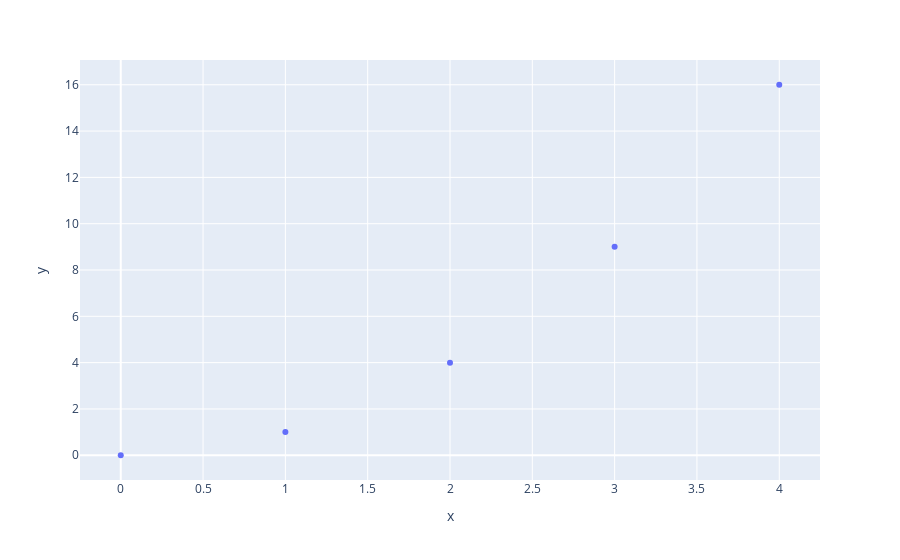
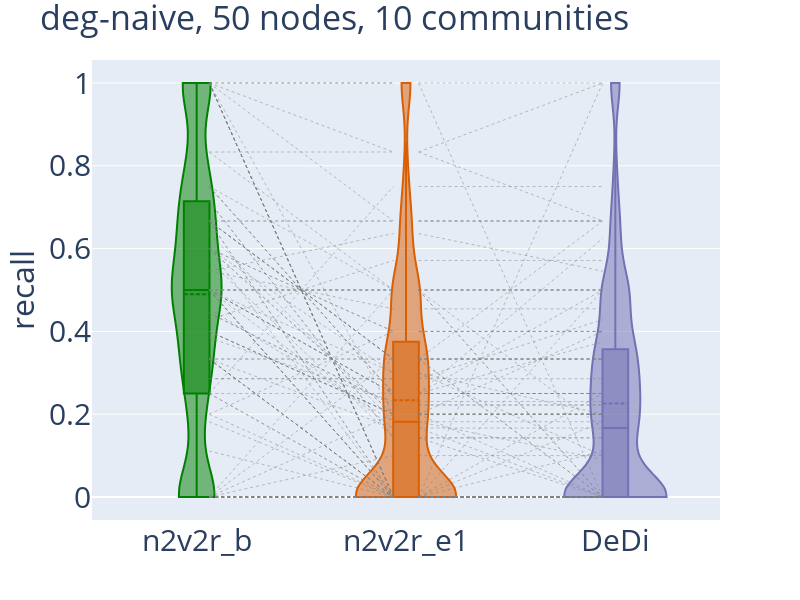
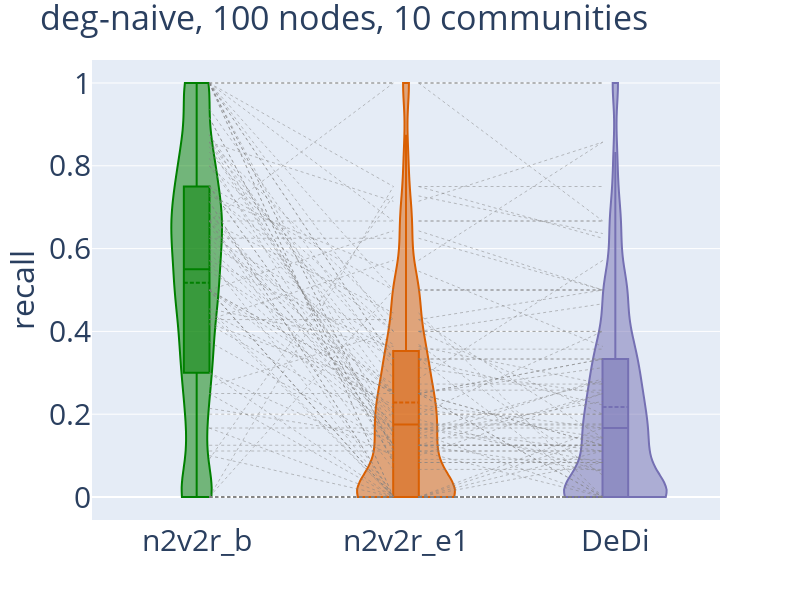
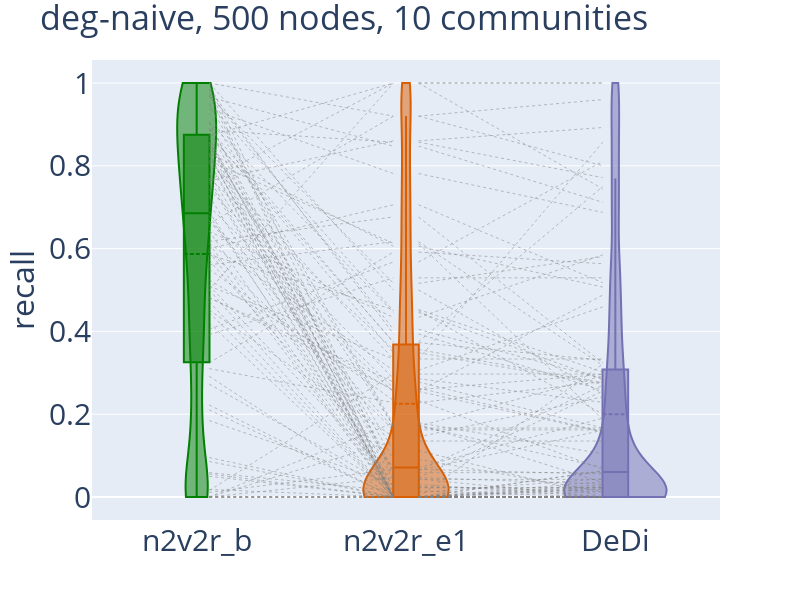

The cell these charts' notebook holds for them, in order:
### Code cell
#garbage graph
fig = px.scatter(x=[0, 1, 2, 3, 4], y=[0, 1, 4, 9, 16])
fig.show()
fig.write_image(result_folder+"/random.pdf")

for i in range(len(num_nodes)):
    recalls = np.concatenate((list_all_n2v2r_borda_recall[i],list_all_n2v2r_recall[i],list_all_absDeDi_recall[i]), axis=None)
    num_models = len(list_all_n2v2r_recall[i])

    method_indicator = (['n2v2r_b'] * ((num_com)*num_models)) + (['n2v2r_e1'] * ((num_com)*num_models) ) +  (['DeDi'] * ((num_com)*num_models))
    comms = [p.ordinal(i) for i in range(1,num_com+1)]

    comms_indicator = (comms * 3)*num_models

    df = pd.DataFrame(list(zip(recalls,  method_indicator, comms_indicator)),
                columns =['recalls', 'method', 'most changing communities'])

    df = df[(df['most changing communities']=='1st')]


    fig = px.violin(df, y="recalls", x="method", color="method", box=True, points=False,
                hover_data=df.columns, color_discrete_sequence=["green", "#d95f02", "#7570b3"])

    fig.update_traces(meanline_visible=True, spanmode='hard',
                        box_visible=True)
    fig.update_layout( title=f'deg-naive, {num_nodes[i]} nodes, {num_com} communities',
        xaxis_title="ordered communities",
    yaxis_title="recall",
    legend_title="Method",width=800,
    height=600)
    
    fig.update_layout(xaxis_title=None)
    fig.update_layout(showlegend=False)
    fig.update_layout(yaxis=dict(title=dict(font=dict(size=32))))
    fig.update_xaxes(tickfont=dict(size=30))
    fig.update_yaxes(tickfont=dict(size=30))
    # Update overall plot title font size
    
    fig.update_layout(title=dict( font=dict(size=34)))
    # if num_nodes[i]/num_com > num_com:
    #     fig.add_hline(y=((num_nodes[i]/num_com)/num_com)/(num_nodes[i]/num_com), line_width=2, line_dash="dash", line_color="black")

        

    [fig.add_shape(type="line", x0=0.06, y0=list_all_n2v2r_borda_recall[i][j,0], x1=0.94, y1=list_all_n2v2r_recall[i][j,0], line=dict(color="gray", width=0.5, dash="dot")) for j in indices_to_plot]

    [fig.add_shape(type="line", x0=1.06, y0=list_all_n2v2r_recall[i][j,0], x1=1.94, y1=list_all_absDeDi_recall[i][j,0], line=dict(color="gray", width=0.5, dash="dot")) for j in indices_to_plot]



    fig.show()
    fig.write_image(result_folder+"/"+ f'{num_nodes[i]}-nodes_{num_com}-com_degNaive-{degree_naive}_uniform-{uniform_node_comm_assignment}_recall.pdf')
